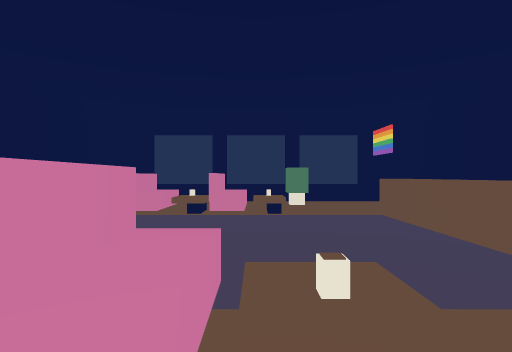
view 1 (above)

24 first-person views from a walk through a 3-D level made in the Unity game engine. The camera is 1.4 m above the floor, looks level and sees 80° across. Doors are open. The floor is counted in squares, 2 m on a side. Each view is taken from the middle of a square. On the plan, view 1 faces up. The plan holds only what a view shows up to about 10 squares ahead; the rest is blank. The place goes on beyond the plan.

view 2
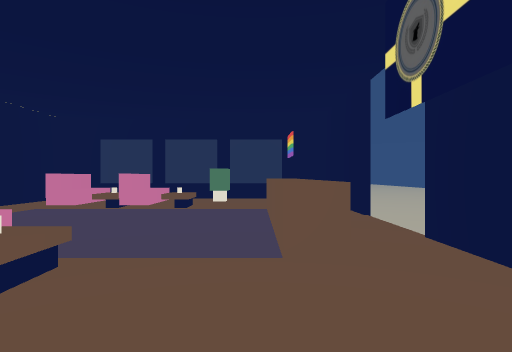

view 3
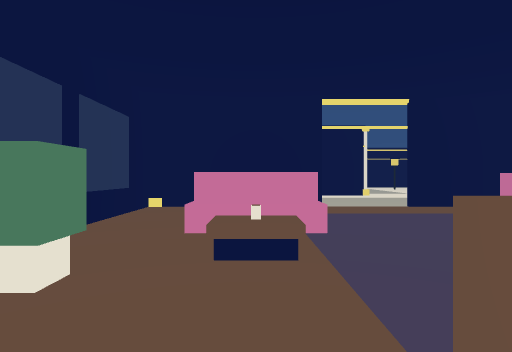

view 4
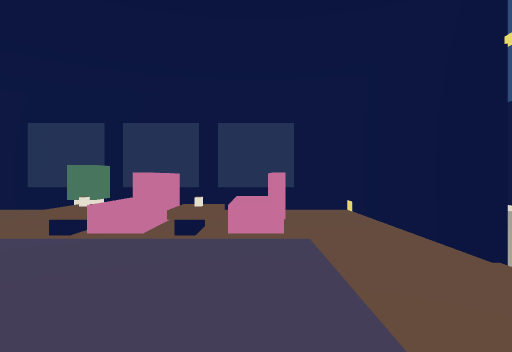

view 5
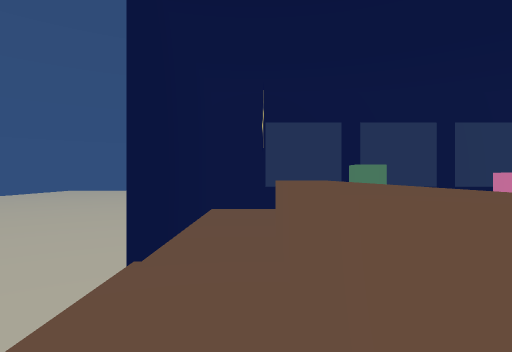

view 6
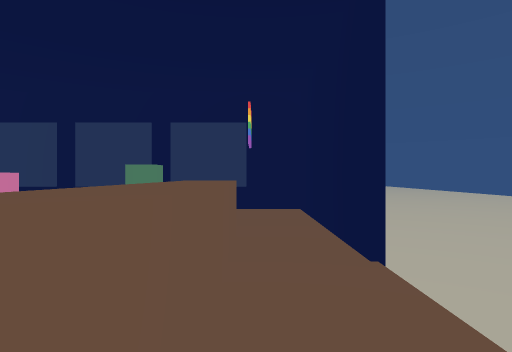

view 7
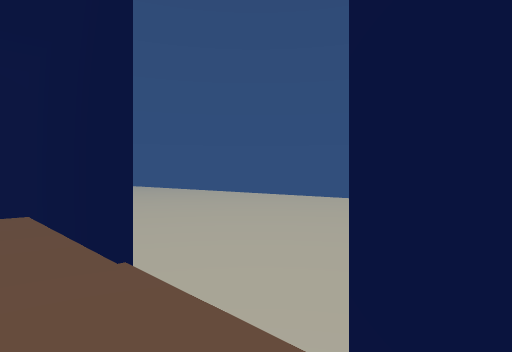

view 8
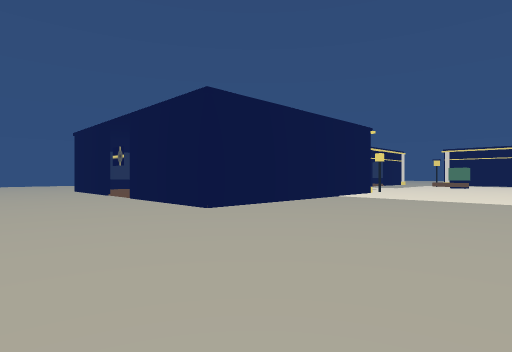

view 9
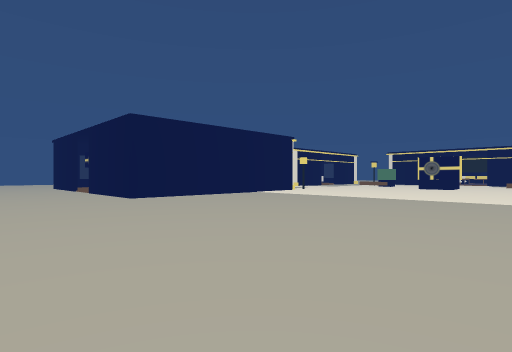

view 10
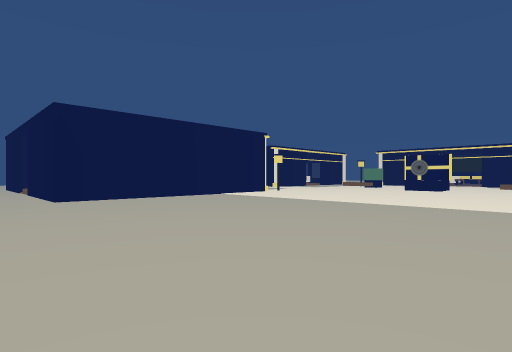

view 11
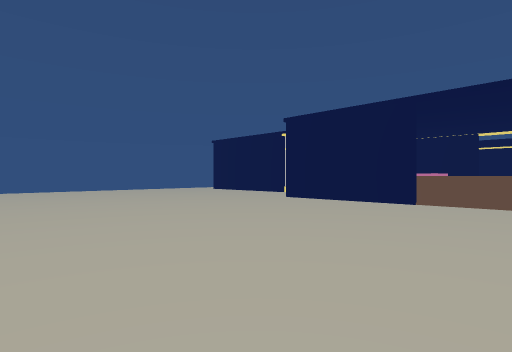

view 12
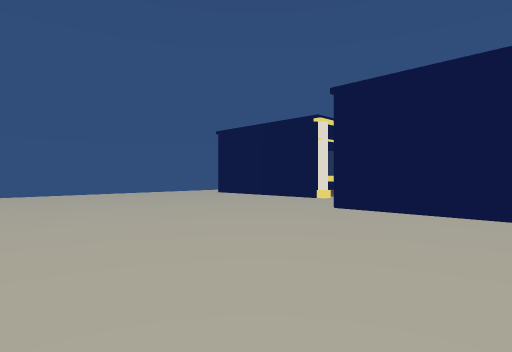

view 13
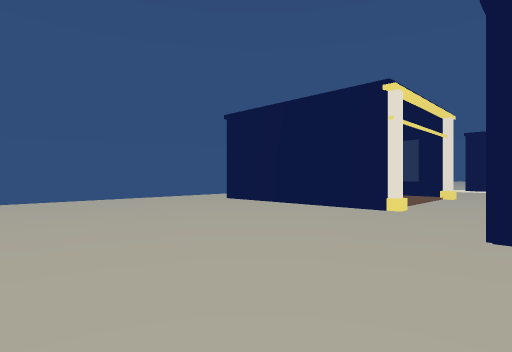

view 14
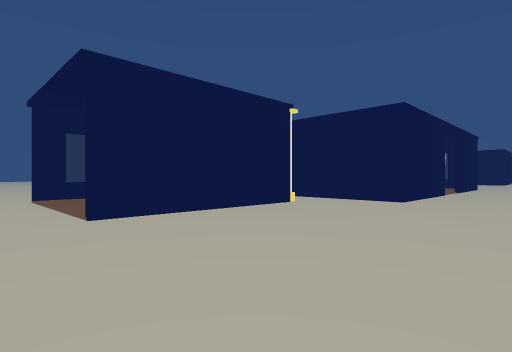

view 15
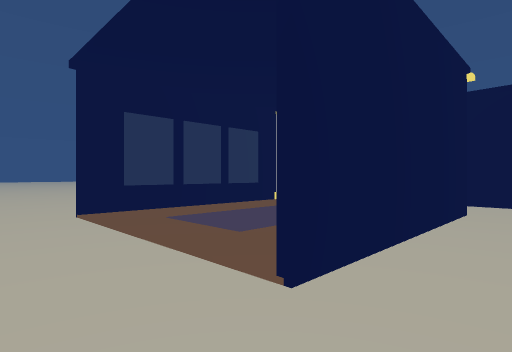

view 16
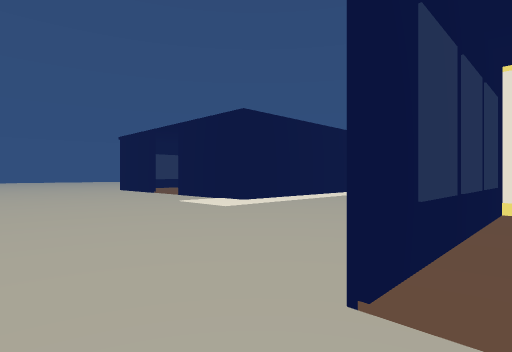

view 17
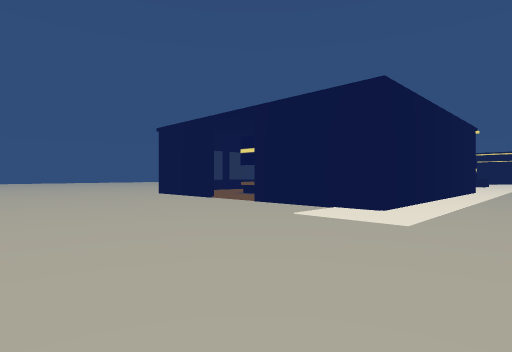

view 18
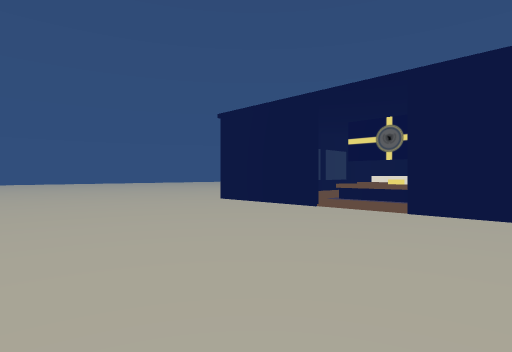

view 19
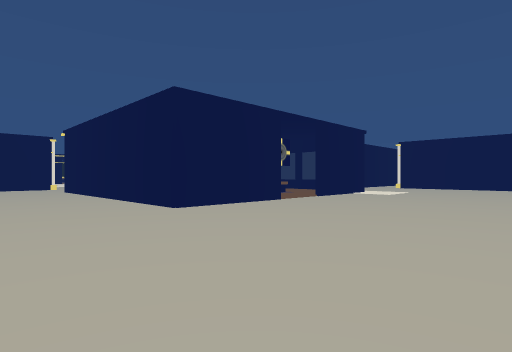

view 20
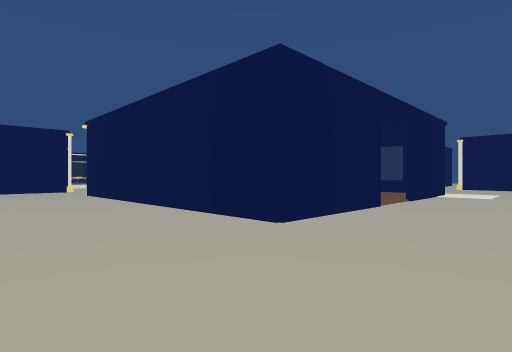

view 21
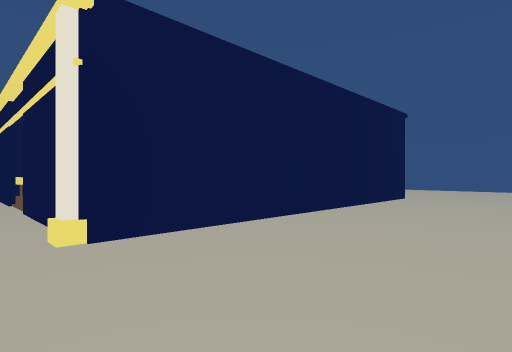

view 22
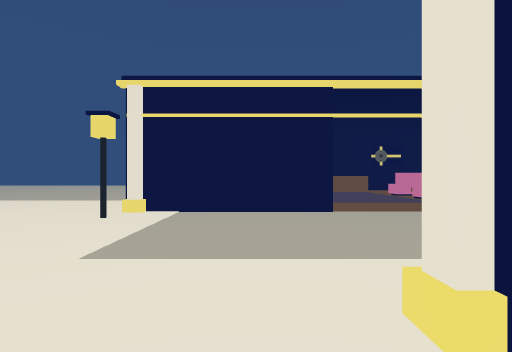

view 23
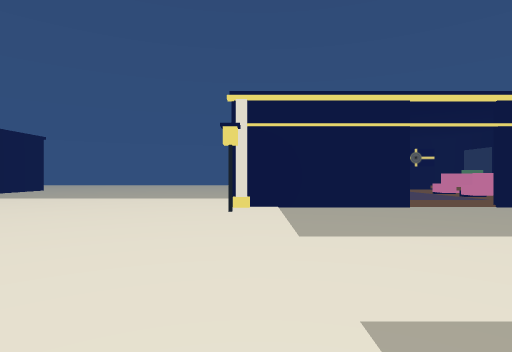

view 24
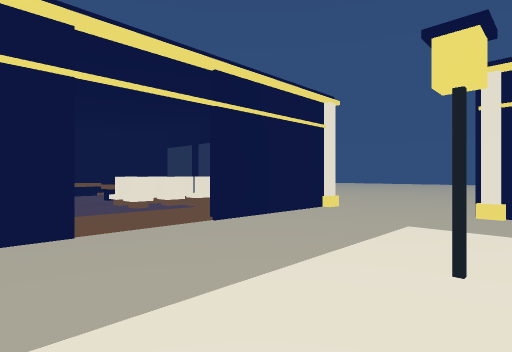

### Floor plan
Ten units are one square. View 1 is at (0, 0); x grows to the right and y downward. Boxes are objects, and circles mark ways between rooms. Rooms are numbered by the first view taken in them; rooms with no view inside come last. Other rooms are left out.
<svg viewBox="-181 -91 227 181">
<path fill="none" stroke="#000" d="M-7 -17 -7 -2M22 -24 22 -55M-2 -53 -9 -53M-17 -53 -24 -53M-8 -2 -8 -17 -2 -17M-23 -11 -23 -17 -16 -17M28 -55 28 -15 22 -15 22 -22M-7 -67 -7 -52M-39 -25 -39 14 39 14 39 -25M39 -45 39 -84 -39 -84 -39 -45M-22 -67 -22 -52M-2 -17 -2 -2M0 -14 6 -14 6 -5M6 -56 -1 -56M-9 -56 -16 -56M-16 -6 -16 -14 -9 -14M-2 -68 -2 -53M-17 -68 -17 -53M-41 -45 -41 -86M-7 -86 41 -86 41 -45M-84 -16 -84 41 -120 41M-120 -51 -85 -51M41 -25 41 16 15 16M18 32 18 85M-173 -85 -173 -80M-140 41 -176 41 -176 -51 -140 -51M-27 35 -27 85"/>
<rect x="5" y="5" width="10" height="10" fill="#bbb"><title>other object</title></rect>
<rect x="5" y="-85" width="10" height="20" fill="#bbb"><title>other object</title></rect>
<circle cx="-40" cy="-35" r="3" fill="#2a7"/>
<circle cx="40" cy="-35" r="3" fill="#2a7"/>
<circle cx="-5" cy="35" r="3" fill="#2a7"/>
<circle cx="-5" cy="85" r="3" fill="#2a7"/>
<text x="0" y="-30">1</text>
<text x="-50" y="-60">2</text>
<text x="-10" y="60">3</text>
</svg>
Room 1 opens to room 2. Room 2 opens to room 3.

Where each view was taken, in squares from view 1:
view 1: 0 up, 0 right, facing up
view 2: 1 down, 2 right, facing up
view 3: 1 up, 3 right, facing left
view 4: 5 up, 2 left, facing down
view 5: 5 up, 3 right, facing down
view 6: 2 up, 3 right, facing up
view 7: 2 up, 3 right, facing up-right
view 8: 14 up, 8 right, facing down-left
view 9: 18 up, 8 right, facing down-left
view 10: 18 up, 6 right, facing down-left
view 11: 5 up, 12 right, facing down-left
view 12: 2 up, 10 right, facing down-left
view 13: 1 down, 8 right, facing down-left
view 14: 10 down, 7 right, facing up-left
view 15: 10 down, 3 right, facing up-left
view 16: 10 down, 2 left, facing up-left
view 17: 10 down, 6 left, facing up-left
view 18: 10 down, 10 left, facing up-left
view 19: 10 down, 21 left, facing up-right
view 20: 7 down, 21 left, facing up-right
view 21: 6 up, 21 left, facing down-right
view 22: 6 up, 10 left, facing right
view 23: 8 up, 11 left, facing right
view 24: 9 up, 11 left, facing down-left
